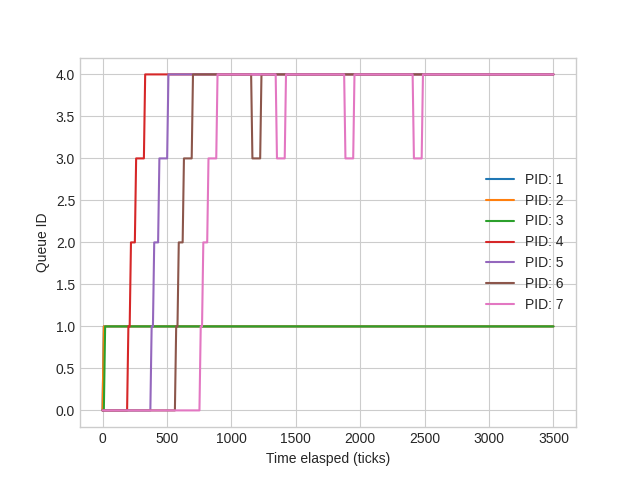

Write the Python code that produced this figure.
import matplotlib.pyplot as plt

plt.style.use("seaborn-whitegrid")
import numpy as np

bin = 10
k = 350
# name = input("Enter file:")
handle = open("data.txt")
counts = dict()
for line in handle:
    words = line.split()
    # print(words)
    counts[int(words[0])] = counts.get(int(words[0]), []) + [int(words[1])]
for key in counts:
    # print(len(counts[key]))
    if len(counts[key]) >= k:
        counts[key] = counts[key][:k]
    # print(len(counts[key]))
x = np.linspace(0, k * bin, k)

marker = ["-o", "-.", "-v", "-^", "-<", "->", "-s", "-d"]

for key in counts:
    if len(counts[key]) >= k:
        plt.plot(x, counts[key], label="PID: {}".format(key))

plt.xlabel("Time elasped (ticks)")
plt.ylabel("Queue ID")
plt.legend()
plt.savefig("graph.png")
